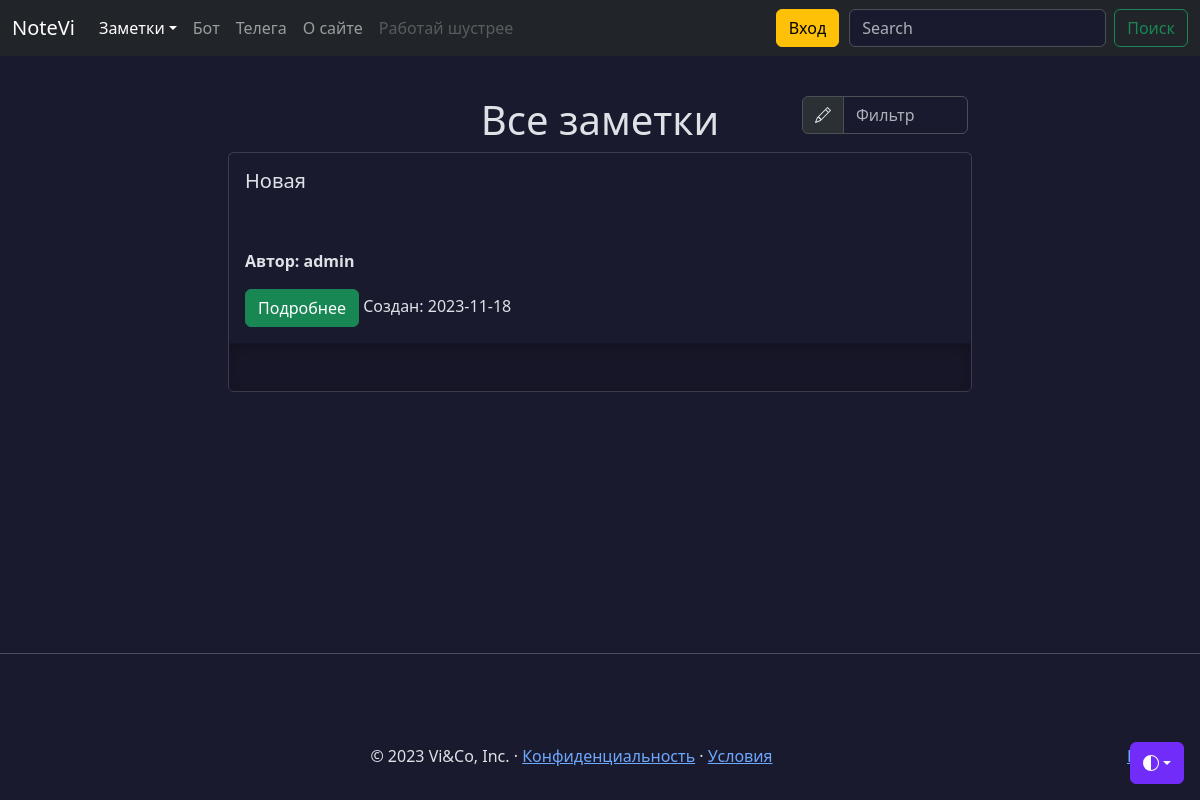
The app's page /notes/public, older data.
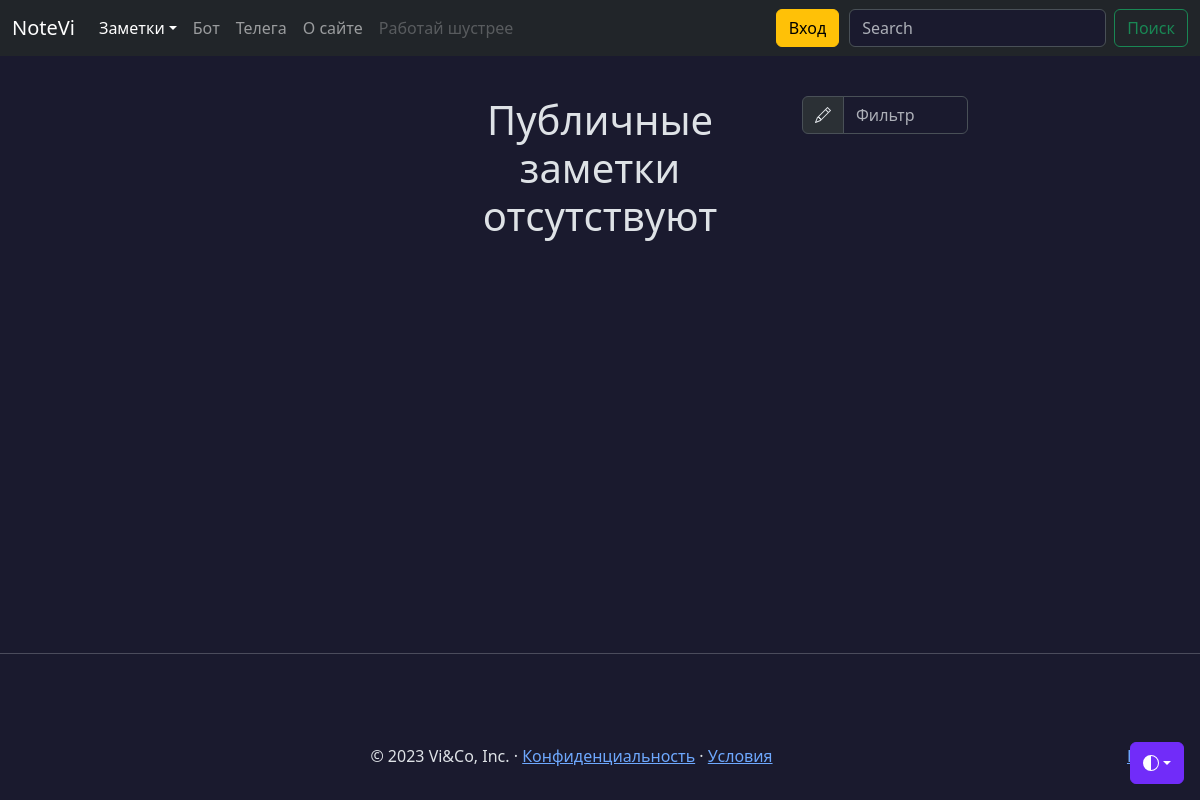
The same page, newer data.
### models.py (models this page shows, shortened)
class Note(db.Model):
    id = db.Column(db.Integer, primary_key=True)
    title = db.Column(db.String(100), nullable=False, default=' ')
    intro = db.Column(db.String(200), nullable=False, default=' ')
    text = db.Column(db.Text, nullable=False, default=' ')
    user_id = db.Column(db.Integer,
                        db.ForeignKey('user.id'),
                        nullable=False,
                        default=1)
    data = db.Column(db.Date, nullable=False, default=datetime.utcnow)
    favorites = db.relationship('User',
                                secondary='favorites',
                                backref=db.backref('favorite_notes',
                                                   lazy=True),
                                lazy='subquery')
    public = db.Column(db.String(8), default=None)
    files = db.relationship('File',
                            secondary='note_file',
                            lazy='subquery',
                            backref=db.backref('notes',
                                               lazy=True))

class User(db.Model, UserMixin):
    id = db.Column(db.Integer, primary_key=True)
    username = db.Column(
        db.String(64), index=True, unique=True, nullable=False
    )
    email = db.Column(db.String(120), index=True, unique=True, nullable=False)
    password_hash = db.Column(db.String(255), nullable=False)
    notes = db.relationship('Note', backref='author', lazy='dynamic')
    created_on = db.Column(db.DateTime(), default=datetime.utcnow)
    updated_on = db.Column(
        db.DateTime(), default=datetime.utcnow, onupdate=datetime.utcnow
    )
    is_active = db.Column(db.Boolean(), default=True)

### views/notes.py (the view)
@app.route('/notes/public')
def public():
    endpoint = request.endpoint
    notes = Note.query.filter_by(public='on').order_by(Note.id.desc()).all()
    return render_template('notes.html', notes=notes, endpoint=endpoint)

### templates/notes.html (shortened to what this page needs)
{% extends 'base.html' %}
{% block content %}
{% if endpoint == 'public' or current_user.is_authenticated %}
<div class="container mt-5">
  <div class="row justify-content-md-center">
    <div class="col-sm-4 col-lg-2">
    </div>
    <div class="col-sm-4 align-self-center">
      {% if notes|length > 0 %}
        <h1 style="text-align: center;">Все заметки</h1>
      {% else %}
        {% if endpoint == 'public' %}
          <h1 style="text-align: center;">Публичные заметки отсутствуют</h1>
        {% elif endpoint == 'favorites' %}
          <h1 style="text-align: center;">У вас нет избранных заметок</h1>
        {% else %}
          <h1 style="text-align: center;">Вы пока не написали ни одной заметки</h1>
        {% endif %}
      {% endif %}
    </div>
    <div class="col-sm-4 col-lg-2 mb-2">
      <div class="input-group">
        <span class="input-group-text" id="basic-addon1">
        </span>
        <input type="text" class="form-control" placeholder="Фильтр" aria-label="Фильтр" aria-describedby="basic-addon1" id="filterInput">
      </div>
    </div>
  </div>
  {% if notes|length > 0 %}
    {% for note in notes %}
      <div class="card container col-lg-8 p-0">
        <div class="card-body container">
          <h5 class="card-title col-6">{{ note.title }}</h5>
        </div>
        <div class="card-body container">
          <p><b>Автор: {{ note.author.username }}</b></p>
          <a href="/notes/{{ note.id }}" class="btn btn-success" data-toggle="button" aria-pressed="false" autocomplete="off">
              Подробнее
          </a>
          <note class="date col">Cоздан: {{ note.data }}</note>
        </div>
        <div class="b-example-divider" style="width: 100%;"></div>
      </div>
    {% endfor %}
  {% endif %}
</div>
{% else %}
<div class="container mt-5">
  <h1 style="text-align: center;">Войдите или зарегистрируйтесь</h1>
</div>
{% endif %}
{% endblock %}

### templates/base.html (shortened to what this page needs)
<!DOCTYPE html>
<html lang="ru" data-bs-theme="dark">
<head>
    <link rel="stylesheet" href="https://cdn.jsdelivr.net/npm/@docsearch/css@3">
    <link rel="stylesheet" href="{{ url_for('static', filename='css/main.css')}}" rel="stylesheet">
    <link rel="stylesheet" href="{{ url_for('static', filename='css/drop-menu.css')}}" rel="stylesheet">
    <link href="{{ url_for('static', filename='css/base.css')}}" rel="stylesheet">
</head>
<body>
    {% include 'includes/dropdown_light.html' %}
    {% include 'includes/header.html' %}
    <main class="main">
      {% block content %} {% endblock %}
    </main>
    {% include 'includes/footer.html' %}
</body>
</html>

### templates/includes/dropdown_light.html (shortened to what this page needs)
<div class="dropdown position-fixed bottom-0 end-0 mb-3 me-3 bd-mode-toggle">
  <button class="btn btn-bd-primary py-2 dropdown-toggle d-flex align-items-center"
          id="bd-theme"
          type="button"
          aria-expanded="false"
          data-bs-toggle="dropdown"
          aria-label="Toggle theme (auto)">
    <svg class="bi my-1 theme-icon-active" width="1em" height="1em"><use href="#circle-half"></use></svg>
  </button>
</div>

### templates/includes/header.html (shortened to what this page needs)
<header data-bs-theme="dark">
  <nav class="navbar navbar-expand-md navbar-dark fixed-top bg-dark">
    <div class="container-fluid">
      <a class="navbar-brand" href="{{ url_for('index') }}">NoteVi</a>
      <div class="collapse navbar-collapse" id="navbarCollapse">
        <ul class="navbar-nav me-auto mb-2 mb-md-0">
          <li class="nav-item">
          {% if current_user.is_authenticated %}
          <div class="dropdown">
            <a class="nav-link active dropdown-toggle show" id="dropdownMenuButton5" data-bs-toggle="dropdown" aria-haspopup="true" aria-expanded="true" aria-current="page">Заметки</a>
              <div class="dropdown-menu dropdown-menu-end" aria-labelledby="dropdownMenuButton5" data-popper-placement="bottom-end">
                <a class="dropdown-item" href="{{ url_for('notes') }}">Все заметки</a>
                <a class="dropdown-item" href="{{ url_for('favorites') }}">Избранные</a>
                <a class="dropdown-item" href="{{ url_for('public') }}">Публичные заметки</a>
              </div>
          </div>
          </li>
          {% else %}
            <div class="dropdown">
              <a class="nav-link active dropdown-toggle show" id="dropdownMenuButton5" data-bs-toggle="dropdown" aria-haspopup="true" aria-expanded="true" aria-current="page">Заметки</a>
            </div>
          {% endif %}
          <li class="nav-item">
            <a class="nav-link" href="{{ url_for('bot') }}">Бот</a>
          </li>
          <li class="nav-item">
            <a class="nav-link" href="{{ url_for('telegram') }}">Телега</a>
          <li class="nav-item">
          {% if endpoint != 'about' %}
            <a class="nav-link" href="{{ url_for('about') }}">О сайте</a>
          </li>
          {% endif %}
          <li class="nav-item">
            <a class="nav-link disabled" aria-disabled="true">Работай шустрее</a>
          </li>
        </ul>
        {% if current_user.is_authenticated %}
          <a href="/create_note" class="btn btn-warning mb-2 mb-md-0" style="margin-right: 10px;">Новая заметка</a>
        {% else %}
          <a href="/login" class="btn btn-warning mb-2 mb-md-0" style="margin-right: 10px;">Вход</a>
        {% endif %}
        <form class="d-flex" role="search">
          <input class="form-control me-2" type="search" placeholder="Search" aria-label="Search">
          <button class="btn btn-outline-success" type="submit">Поиск</button>
        </form>
      </div>
    </div>
  </nav>
</header>

### templates/includes/footer.html (shortened to what this page needs)
<hr class="featurette-divider">
<footer class="page-footer">
  <p class="float-end"><a href="#">Наверх</a></p>
  <p>© 2023 Vi&Co, Inc. · <a href="/contact">Конфиденциальность</a> · <a href="/conditions">Условия</a></p>
</footer>

### static/css/drop-menu.css (style rules this page uses)
.dropdown { position: relative; display: inline-block; }

### static/css/base.css (style rules this page uses)
body { padding-top: 3rem; color: rgb(var(--bs-tertiary-color-rgb)); display: flex; flex-direction: column; height: 100%; }
.page-footer { padding: 1rem; text-align: center; }
.main { flex: 1 1 auto; }
.page-footer.fixed-bottom { position: fixed; left: 0; right: 0; bottom: 0; z-index: 10; }
.fix-bot { position: fixed; left: 0; right: 0; bottom: 130px; z-index: 10; }
.bi { vertical-align: -.125em; fill: currentColor; }
.btn-bd-primary { --bd-violet-bg: #712cf9; --bd-violet-rgb: 112.520718, 44.062154, 249.437846; --bs-btn-font-weight: 600; --bs-btn-color: var(--bs-white); --bs-btn-bg: var(--bd-violet-bg); --bs-btn-border-color: var(--bd-violet-bg); --bs-btn-hover-color: var(--bs-white); --bs-btn-hover-bg: #6528e0; --bs-btn-hover-border-color: #6528e0; --bs-btn-focus-shadow-rgb: var(--bd-violet-rgb); --bs-btn-active-color: var(--bs-btn-hover-color); --bs-btn-active-bg: #5a23c8; --bs-btn-active-border-color: #5a23c8; }
.bd-mode-toggle { z-index: 1500; }
p { white-space: pre-line; }

Row changes from the older to the newer data that the page shows:
removed Note: title "Новая", author.username "admin", data "2023-11-18"
Text that changed along with them:
text no longer shown: "Все заметки"
text now shown: "Публичные заметки отсутствуют"
